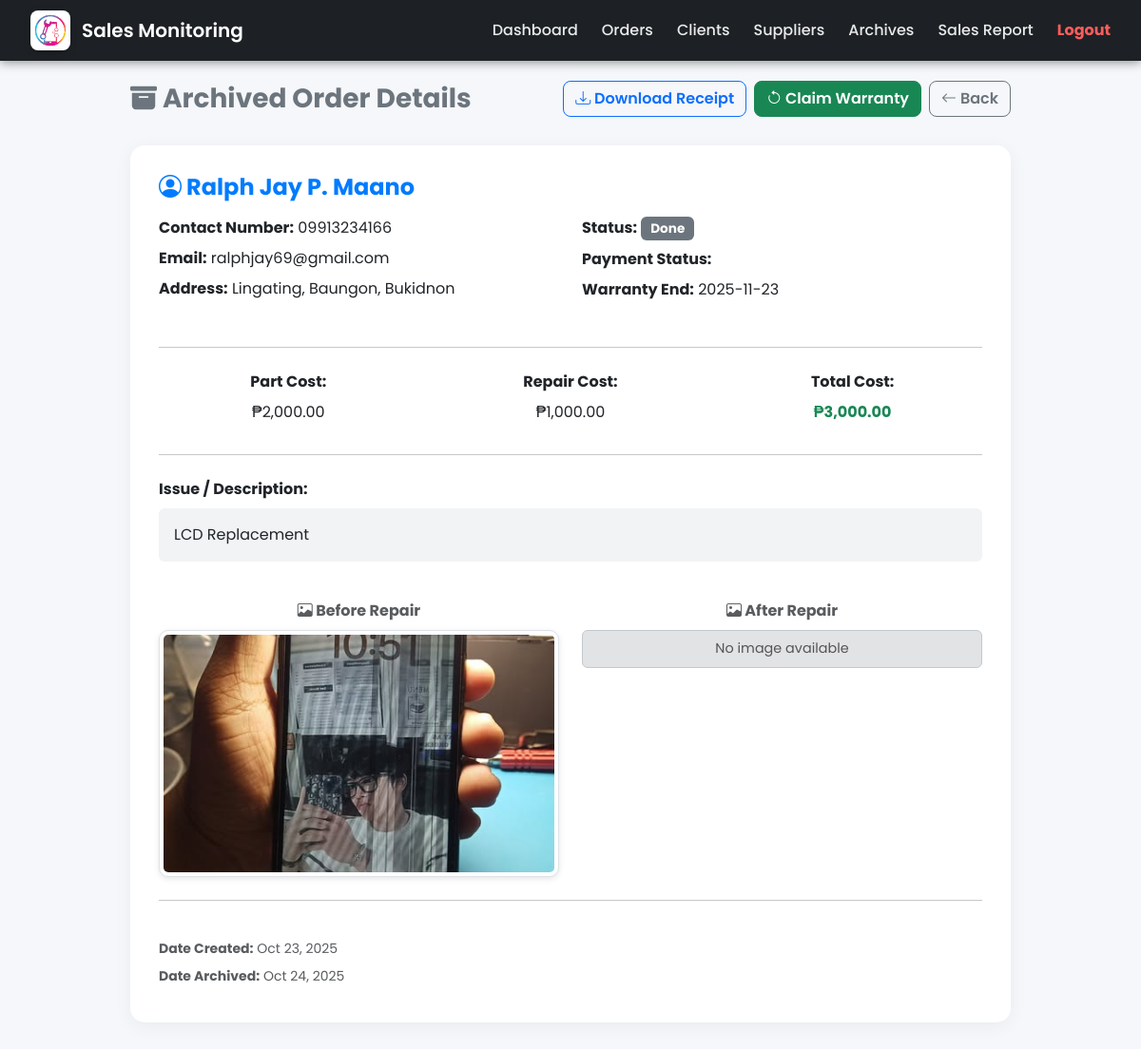
Page /pages/archived_order_details.php?id=32 (signed in) on the committed database.
### tables this page shows
CREATE TABLE `archives` (
  `archive_id` int(11) NOT NULL,
  `client_id` int(11) NOT NULL,
  `order_id` int(11) NOT NULL,
  `fullname` varchar(255) DEFAULT NULL,
  `contact_number` varchar(50) DEFAULT NULL,
  `address` text DEFAULT NULL,
  `email` varchar(255) DEFAULT NULL,
  `total_amount` decimal(10,2) DEFAULT NULL,
  `status` varchar(50) DEFAULT NULL,
  `payment_status` varchar(50) DEFAULT NULL,
  `warranty_start` date DEFAULT NULL,
  `warranty_end` date DEFAULT NULL,
  `before_image` varchar(255) DEFAULT NULL,
  `after_image` varchar(255) DEFAULT NULL,
  `date_archived` datetime DEFAULT current_timestamp(),
  `issue` text DEFAULT NULL,
  `date_created` datetime DEFAULT NULL,
  `part_cost` decimal(10,2) DEFAULT 0.00,
  `repair_cost` decimal(10,2) DEFAULT 0.00
);

### pages/archived_order_details.php (the view, shortened to what this page needs)
<?php
include('../db_connect.php');
$archive_id = intval($_GET['id']);
$query = "
  SELECT
    a.archive_id,
    a.order_id,
    a.client_id,
    COALESCE(a.fullname, c.fullname) AS fullname,
    COALESCE(a.contact_number, c.contact_number) AS contact_number,
    COALESCE(a.email, c.email) AS email,
    COALESCE(a.address, c.address) AS address,
    a.issue,
    a.total_amount,
    a.part_cost,
    a.repair_cost,
    a.status,
    a.payment_status,
    a.warranty_end,
    a.before_image,
    a.after_image,
    a.date_archived,
    a.date_created
  FROM archives a
  LEFT JOIN clients c ON a.client_id = c.client_id
  WHERE a.archive_id = ?
  LIMIT 1
";
$stmt = $conn->prepare($query);
$stmt->bind_param('i', $archive_id);
$stmt->execute();
$order = $stmt->get_result()->fetch_assoc();
include('../includes/header.php');
?>
<main class="main-content">
  <div class="container">
    <div class="page-header">
      <h3><i class="bi bi-archive-fill"></i> Archived Order Details</h3>
      <div class="d-flex flex-wrap gap-2">
        <a href="download_archive_receipt.php?id=<?php echo $archive_id; ?>" class="btn btn-outline-primary">
          <i class="bi bi-download"></i> Download Receipt
        </a>
        <form method="POST" action="restore_order.php" style="display:inline;">
          <button type="submit" class="btn btn-success"
                  onclick="return confirm('Claim warranty and restore this order to active orders?');">
            <i class="bi bi-arrow-counterclockwise"></i> Claim Warranty
          </button>
        </form>
        <a href="archived_orders.php" class="btn btn-outline-secondary">
          <i class="bi bi-arrow-left"></i> Back
        </a>
      </div>
    </div>
    <div class="card">
      <h4 class="mb-3"><i class="bi bi-person-circle"></i> <?php echo htmlspecialchars($order['fullname'] ?? 'Unknown'); ?></h4>
      <div class="row mb-3">
        <div class="col-md-6">
          <p><strong>Contact Number:</strong> <?php echo htmlspecialchars($order['contact_number'] ?? 'N/A'); ?></p>
          <p><strong>Email:</strong> <?php echo htmlspecialchars($order['email'] ?? 'N/A'); ?></p>
          <p><strong>Address:</strong> <?php echo htmlspecialchars($order['address'] ?? 'N/A'); ?></p>
        </div>
        <div class="col-md-6">
          <p><strong>Status:</strong>
            <span class="badge bg-secondary"><?php echo htmlspecialchars($order['status'] ?? 'N/A'); ?></span>
          </p>
          <p><strong>Payment Status:</strong>
          </p>
          <p><strong>Warranty End:</strong> <?php echo htmlspecialchars($order['warranty_end'] ?? 'N/A'); ?></p>
        </div>
      </div>
      <hr>
      <div class="row text-center">
        <div class="col-md-4 mb-3 mb-md-0">
          <p><strong>Part Cost:</strong></p>
          <p>₱<?php echo number_format($order['part_cost'] ?? 0, 2); ?></p>
        </div>
        <div class="col-md-4 mb-3 mb-md-0">
          <p><strong>Repair Cost:</strong></p>
          <p>₱<?php echo number_format($order['repair_cost'] ?? 0, 2); ?></p>
        </div>
        <div class="col-md-4">
          <p><strong>Total Cost:</strong></p>
          <p class="fw-bold text-success">₱<?php echo number_format($order['total_amount'] ?? 0, 2); ?></p>
        </div>
      </div>
      <hr>
      <div class="mb-3">
        <p><strong>Issue / Description:</strong></p>
        <div class="p-3 bg-light rounded">
          <?php echo nl2br(htmlspecialchars($order['issue'] ?? 'No issue recorded.')); ?>
        </div>
      </div>
      <div class="row mt-4 text-center">
        <div class="col-md-6 mb-4 mb-md-0">
          <p class="fw-bold text-muted"><i class="bi bi-image"></i> Before Repair</p>
          <?php if (!empty($order['before_image']) && file_exists("../assets/uploads/" . $order['before_image'])): ?>
            <img src="../assets/uploads/<?php echo htmlspecialchars($order['before_image']); ?>"
                 alt="Before Image" class="img-thumbnail">
          <?php else: ?>
            <div class="alert alert-secondary py-2">No image available</div>
          <?php endif; ?>
        </div>
        <div class="col-md-6">
          <p class="fw-bold text-muted"><i class="bi bi-image"></i> After Repair</p>
          <?php if (!empty($order['after_image']) && file_exists("../assets/uploads/" . $order['after_image'])): ?>
            <img src="../assets/uploads/<?php echo htmlspecialchars($order['after_image']); ?>"
                 alt="After Image" class="img-thumbnail">
          <?php else: ?>
            <div class="alert alert-secondary py-2">No image available</div>
          <?php endif; ?>
        </div>
      </div>
      <hr>
      <div class="text-muted small text-center text-md-start mt-3">
        <p><strong>Date Created:</strong> <?php echo date('M d, Y', strtotime($order['date_created'] ?? 'now')); ?></p>
        <p><strong>Date Archived:</strong> <?php echo date('M d, Y', strtotime($order['date_archived'] ?? 'now')); ?></p>
      </div>
    </div>
  </div>
</main>
<?php include('../includes/footer.php'); ?>

### includes/header.php (style rules this page uses)
body { font-family: 'Poppins', sans-serif; margin: 0; }
main, .dashboard-container { padding-top: 85px !important; }

### pages/archived_order_details.php (style rules this page uses)
body { font-family: 'Poppins', sans-serif; background-color: #f5f7fa; }
.main-content { padding: 60px 0; min-height: 100vh; }
.container { max-width: 950px; }
.page-header { display: flex; justify-content: space-between; align-items: center; flex-wrap: wrap; gap: 10px; margin-bottom: 30px; }
.page-header h3 { font-weight: 700; color: #6c757d; margin-bottom: 0; }
.page-header .btn { font-weight: 600; border-radius: 8px; }
.card { background: #fff; border-radius: 15px; border: none; box-shadow: 0 4px 20px rgba(0,0,0,0.05); padding: 30px; }
.card h4 { font-weight: 700; color: #007bff; }
.card p { margin-bottom: 8px; }
.badge { font-size: 0.85rem; border-radius: 6px; padding: 6px 10px; }
hr { margin: 1.5rem 0; }
.bg-light { background-color: #f1f3f5 !important; }
.img-thumbnail { width: 100%; max-height: 260px; object-fit: cover; border-radius: 10px; box-shadow: 0 2px 6px rgba(0,0,0,0.1); }
.btn-outline-primary, .btn-outline-secondary, .btn-success { border-radius: 10px; }
.alert-secondary { font-size: 0.9rem; color: #555; }

### rows in the picture
archives: status "Done", warranty_end "2025-11-23", part_cost "2,000.00", repair_cost "1,000.00", total_amount "3,000.00", issue "LCD Replacement", before_image (picture), date_created "Oct 23, 2025", date_archived "Oct 24, 2025"

### other values in the picture
$order['fullname'] "Ralph Jay P. Maano"
$order['contact_number'] "09913234166"
$order['email'] "ralphjay69@gmail.com"
$order['address'] "Lingating, Baungon, Bukidnon"
